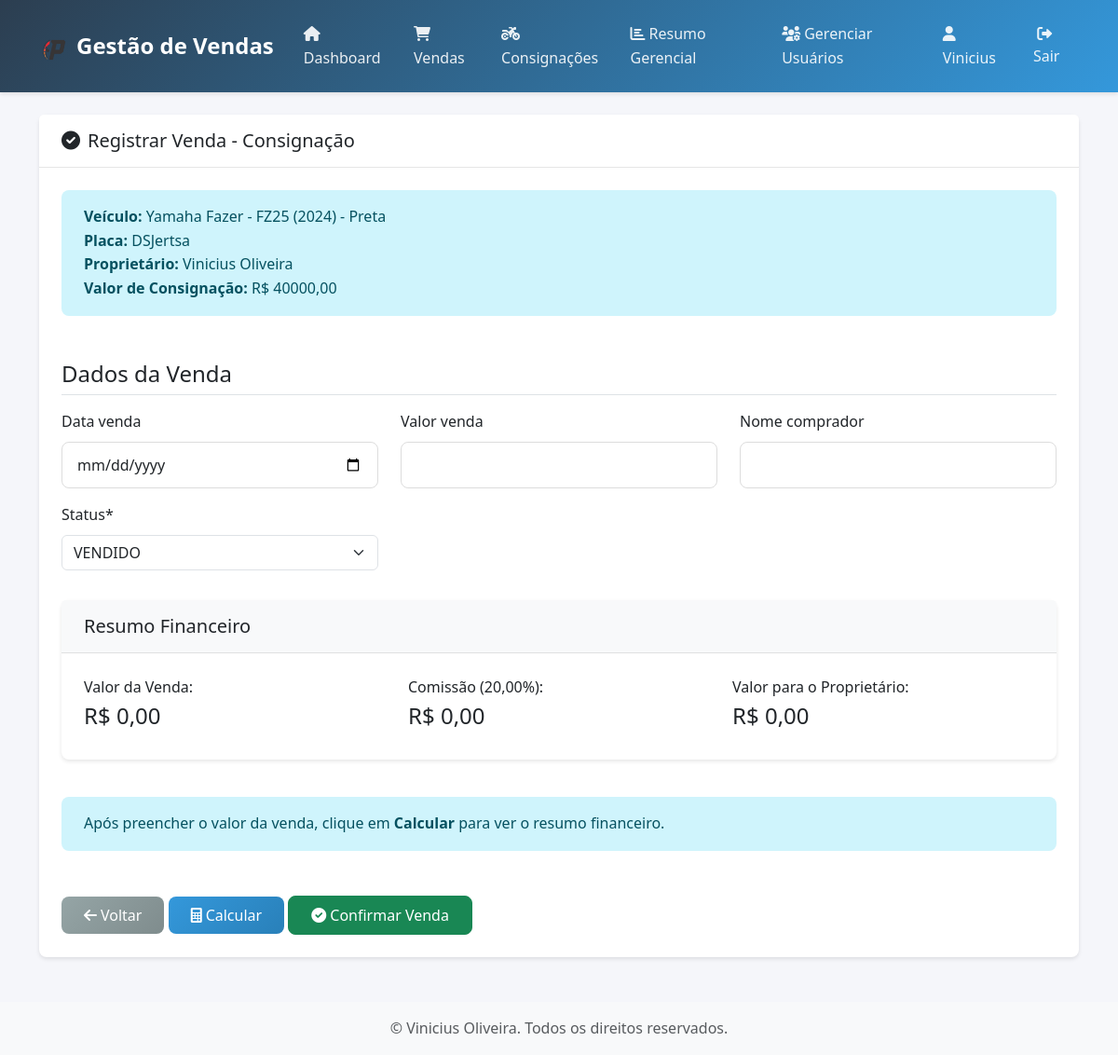
Screenshot of /consignacoes/3/vender/ (signed in) with the database file from the repository.
### core/models.py (models this page shows, shortened)
class Consignacao(models.Model):
    STATUS_CHOICES = [
        ('DISPONÍVEL', 'DISPONÍVEL'),
        ('VENDIDO', 'VENDIDO'),
        ('DEVOLVIDO', 'DEVOLVIDO'),
        ('CANCELADO', 'CANCELADO'),
    ]
    nome_proprietario = models.CharField(max_length=100)
    cpf_proprietario = models.CharField(max_length=14, blank=True, null=True)
    rg_proprietario = models.CharField(max_length=20, blank=True, null=True)
    endereco_proprietario = models.CharField(max_length=200, blank=True, null=True)
    contato_proprietario = models.CharField(max_length=100)
    marca = models.CharField(max_length=50)
    modelo = models.CharField(max_length=100)
    ano = models.CharField(max_length=4)
    cor = models.CharField(max_length=50)
    placa = models.CharField(max_length=8)
    renavam = models.CharField(max_length=11, blank=True, null=True)
    chassi = models.CharField(max_length=17, blank=True, null=True)
    valor_consignacao = models.DecimalField(max_digits=10, decimal_places=2)
    valor_minimo = models.DecimalField(max_digits=10, decimal_places=2, blank=True, null=True)
    comissao_percentual = models.DecimalField(max_digits=5, decimal_places=2, default=5.00)
    data_entrada = models.DateField(default=timezone.now)
    data_limite = models.DateField()
    status = models.CharField(max_length=20, choices=STATUS_CHOICES, default='DISPONÍVEL')
    observacoes = models.TextField(blank=True, null=True)
    vendedor_responsavel = models.ForeignKey(User, on_delete=models.CASCADE)
    data_venda = models.DateField(blank=True, null=True)
    valor_venda = models.DecimalField(max_digits=10, decimal_places=2, blank=True, null=True)
    nome_comprador = models.CharField(max_length=100, blank=True, null=True)
    class Meta:
        verbose_name = 'Consignação'
        verbose_name_plural = 'Consignações'

### core/views.py (the view)
# urls.py: path('consignacoes/<int:pk>/vender/', views.registrar_venda_consignacao, name='consignacao-vender'),
@login_required
def registrar_venda_consignacao(request, pk):
    consignacao = get_object_or_404(Consignacao, pk=pk)
    if not (is_master(request.user) or is_gerente(request.user) or request.user == consignacao.vendedor_responsavel):
        messages.error(request, "Você não tem permissão para registrar a venda desta consignação.")
        return redirect('consignacao-list')
    if consignacao.status == 'VENDIDO':
        messages.warning(request, "Esta consignação já foi vendida.")
        return redirect('consignacao-detail', pk=pk)
    context = {
        'form': None,
        'consignacao': consignacao,
        'valor_venda': 0,
        'valor_comissao': 0,
        'valor_proprietario': 0
    }
    if request.method == 'POST':
        form = ConsignacaoVendaForm(request.POST, instance=consignacao)
        if 'calcular' in request.POST and form.is_valid():
            valor_venda = form.cleaned_data.get('valor_venda') or 0
            comissao_pct = consignacao.comissao_percentual
            valor_comissao = (valor_venda * comissao_pct) / 100
            valor_proprietario = valor_venda - valor_comissao
            context.update({
                'form': form,
                'valor_venda': valor_venda,
                'valor_comissao': valor_comissao,
                'valor_proprietario': valor_proprietario
            })
            return render(request, 'core/consignacao_venda_form.html', context)
        elif 'confirmar' in request.POST and form.is_valid():
            form.instance.status = 'VENDIDO'
            if not form.instance.data_venda:
                form.instance.data_venda = timezone.now().date()
            form.save()
            messages.success(request, "Venda registrada com sucesso!")
            return redirect('consignacao-detail', pk=pk)
        else:
            context['form'] = form
    else:
        form = ConsignacaoVendaForm(instance=consignacao, initial={'status': 'VENDIDO', 'data_venda': timezone.now().date()})
        context['form'] = form
    return render(request, 'core/consignacao_venda_form.html', context)

### core/forms.py
class ConsignacaoVendaForm(forms.ModelForm):
    class Meta:
        model = Consignacao
        fields = [
            'data_venda',
            'valor_venda',
            'nome_comprador',
            'status',
        ]
        widgets = {
            'data_venda': forms.DateInput(attrs={'type': 'date'}),
        }

### core/views.py (called while the page is built)
def is_master(user):
    try:
        return user.perfil.tipo == 'master'
    except:
        return False

def is_gerente(user):
    try:
        return user.perfil.tipo in ['master', 'gerente']
    except:
        return False

### core/templates/core/consignacao_venda_form.html (shortened to what this page needs)
{% extends 'core/base.html' %}
{% load crispy_forms_tags %}
{% block content %}
<div class="card">
    <div class="card-header">
        <h5 class="mb-0">
            <i class="fas fa-check-circle me-2"></i>Registrar Venda - Consignação
        </h5>
    </div>
    <div class="card-body">
        <div class="row mb-4">
            <div class="col-md-12">
                <div class="alert alert-info">
                    <strong>Veículo:</strong> {{ consignacao.marca }} {{ consignacao.modelo }} ({{ consignacao.ano }}) - {{ consignacao.cor }}<br>
                    <strong>Placa:</strong> {{ consignacao.placa }}<br>
                    <strong>Proprietário:</strong> {{ consignacao.nome_proprietario }}<br>
                    <strong>Valor de Consignação:</strong> R$ {{ consignacao.valor_consignacao|floatformat:2 }}
                </div>
            </div>
        </div>
        <form method="post" class="needs-validation" novalidate>
            <div class="row mb-4">
                <div class="col-md-12">
                    <h4 class="border-bottom pb-2 mb-3">Dados da Venda</h4>
                </div>
                <div class="col-md-4">
                    {{ form.data_venda|as_crispy_field }}
                </div>
                <div class="col-md-4">
                    {{ form.valor_venda|as_crispy_field }}
                </div>
                <div class="col-md-4">
                    {{ form.nome_comprador|as_crispy_field }}
                </div>
                <div class="col-md-4">
                    {{ form.status|as_crispy_field }}
                </div>
                <div class="col-md-12 mt-3">
                    <div class="card">
                        <div class="card-header bg-light">
                            <h5 class="mb-0">Resumo Financeiro</h5>
                        </div>
                        <div class="card-body">
                            <div class="row">
                                <div class="col-md-4">
                                    <p class="mb-1">Valor da Venda:</p>
                                    <h4>R$ {{ valor_venda|default:"0,00" }}</h4>
                                </div>
                                <div class="col-md-4">
                                    <p class="mb-1">Comissão ({{ consignacao.comissao_percentual }}%):</p>
                                    <h4>R$ {{ valor_comissao|default:"0,00" }}</h4>
                                </div>
                                <div class="col-md-4">
                                    <p class="mb-1">Valor para o Proprietário:</p>
                                    <h4>R$ {{ valor_proprietario|default:"0,00" }}</h4>
                                </div>
                            </div>
                        </div>
                    </div>
                </div>
                <div class="col-md-12 mt-3">
                    <div class="alert alert-info">
                        Após preencher o valor da venda, clique em <strong>Calcular</strong> para ver o resumo financeiro.
                    </div>
                </div>
            </div>
            <div class="row">
                <div class="col-md-12">
                    <div class="form-group">
                        <a href="{% url 'consignacao-detail' consignacao.id %}" class="btn btn-secondary">
                            <i class="fas fa-arrow-left me-1"></i>Voltar
                        </a>
                        <button type="submit" name="calcular" class="btn btn-primary">
                            <i class="fas fa-calculator me-1"></i>Calcular
                        </button>
                        <button type="submit" name="confirmar" class="btn btn-success">
                            <i class="fas fa-check-circle me-1"></i>Confirmar Venda
                        </button>
                    </div>
                </div>
            </div>
        </form>
    </div>
</div>
{% endblock %}

### core/templates/core/base.html (shortened to what this page needs)
{% load static %}
<!DOCTYPE html>
<html lang="pt-br">
<head>
    <link href="https://cdn.jsdelivr.net/npm/bootstrap@5.3.2/dist/css/bootstrap.min.css" rel="stylesheet">
    <link rel="stylesheet" href="https://cdnjs.cloudflare.com/ajax/libs/font-awesome/6.0.0-beta3/css/all.min.css">
    <link href="{% static 'core/css/style.css' %}" rel="stylesheet">
</head>
<body>
    <nav class="navbar navbar-expand-lg navbar-dark">
        <div class="container">
            <a class="navbar-brand" href="{% url 'dashboard' %}">
                <img src="{% static 'core/contratos_html/images/logo.png' %}" alt="Logo Prado" style="height:32px; margin-right:8px; vertical-align:middle;">Gestão de Vendas
            </a>
            <div class="collapse navbar-collapse" id="navbarNav">
                <ul class="navbar-nav me-auto">
                    {% if user.is_authenticated %}
                        <li class="nav-item">
                            <a class="nav-link" href="{% url 'dashboard' %}">
                                <i class="fas fa-home me-1"></i>Dashboard
                            </a>
                        </li>
                        <li class="nav-item">
                            <a class="nav-link" href="{% url 'venda-list' %}">
                                <i class="fas fa-shopping-cart me-1"></i>Vendas
                            </a>
                        </li>
                        <li class="nav-item">
                            <a class="nav-link" href="{% url 'consignacao-list' %}">
                                <i class="fas fa-motorcycle me-1"></i>Consignações
                            </a>
                        </li>
                                                {% if user.perfil.tipo == 'master' or user.perfil.tipo == 'gerente' %}                        <li class="nav-item">                            <a class="nav-link" href="{% url 'resumo-gerencial' %}">                                <i class="fas fa-chart-bar me-1"></i>Resumo Gerencial                            </a>                        </li>                        <li class="nav-item">                            <a class="nav-link" href="{% url 'usuario-list' %}">                                <i class="fas fa-users-cog me-1"></i>Gerenciar Usuários                            </a>                        </li>                        {% endif %}
                    {% endif %}
                </ul>
                <ul class="navbar-nav">
                    {% if user.is_authenticated %}
                        <li class="nav-item">
                            <span class="nav-link">
                                <i class="fas fa-user me-1"></i>{{ user.username }}
                            </span>
                        </li>
                        <li class="nav-item">
                            <form method="post" action="{% url 'logout' %}" style="display:inline;">
                                <button type="submit" class="nav-link btn btn-link" style="padding: 0; color: inherit;">
                                    <i class="fas fa-sign-out-alt me-1"></i>Sair
                                </button>
                            </form>
                        </li>
                    {% else %}
                        <li class="nav-item">
                            <a class="nav-link" href="{% url 'login' %}">
                                <i class="fas fa-sign-in-alt me-1"></i>Entrar
                            </a>
                        </li>
                    {% endif %}
                </ul>
            </div>
        </div>
    </nav>
    <div class="container mt-4">
        {% block content %}
        {% endblock %}
    </div>
    <footer class="footer mt-5 py-3 bg-light">
        <div class="container text-center">
            <span class="text-muted">© Vinicius Oliveira. Todos os direitos reservados.</span>
        </div>
    </footer>
</body>
</html>

### core/static/core/css/style.css (style rules this page uses)
:root { --primary-color: #2c3e50; --secondary-color: #3498db; --success-color: #2ecc71; --danger-color: #e74c3c; --warning-color: #f1c40f; --light-color: #ecf0f1; --dark-color: #2c3e50; --text-color: #2c3e50; --border-radius: 8px; --box-shadow: 0 2px 4px rgba(0, 0, 0, 0.1); --transition: all 0.3s ease; }
body { font-family: 'Segoe UI', Tahoma, Geneva, Verdana, sans-serif; background-color: #f5f6fa; color: var(--text-color); line-height: 1.6; }
.navbar { background: linear-gradient(135deg, var(--primary-color), var(--secondary-color)) !important; box-shadow: var(--box-shadow); padding: 1rem 0; }
.navbar-brand { font-weight: 600; font-size: 1.5rem; color: white !important; }
.nav-link { color: rgba(255, 255, 255, 0.9) !important; transition: var(--transition); padding: 0.5rem 1rem !important; border-radius: var(--border-radius); }
.card { border: none; border-radius: var(--border-radius); box-shadow: var(--box-shadow); transition: var(--transition); margin-bottom: 1.5rem; }
.card-header { background-color: white; border-bottom: 1px solid rgba(0, 0, 0, 0.1); padding: 1rem 1.5rem; font-weight: 600; }
.card-body { padding: 1.5rem; }
.btn { border-radius: var(--border-radius); padding: 0.5rem 1.5rem; font-weight: 500; transition: var(--transition); }
.btn-primary { background: linear-gradient(135deg, var(--secondary-color), #2980b9); border: none; }
.btn-secondary { background: linear-gradient(135deg, #95a5a6, #7f8c8d); border: none; }
.form-control { border-radius: var(--border-radius); border: 1px solid #ddd; padding: 0.75rem 1rem; transition: var(--transition); }
.alert { border-radius: var(--border-radius); border: none; padding: 1rem 1.5rem; margin-bottom: 1.5rem; }

### core/templates/core/base.html (style rules this page uses)
.card-body { overflow: visible !important; }

### rows the page displays
Consignacao: marca "Yamaha", modelo "Fazer - FZ25", ano "2024", cor "Preta", placa "DSJertsa", nome_proprietario "Vinicius Oliveira", valor_consignacao "40000,00", status "VENDIDO", comissao_percentual "20,00"

### other values shown
{{ user.username }} "Vinicius"
{{ valor_venda|default:"0,00" }} "0,00"
{{ valor_comissao|default:"0,00" }} "0,00"
{{ valor_proprietario|default:"0,00" }} "0,00"
